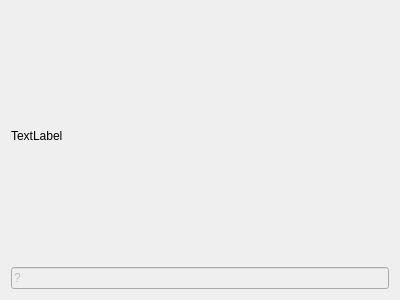
<?xml version="1.0" encoding="UTF-8"?>
<ui version="4.0">
 <class>ParameterUnknownWidget</class>
 <widget class="QWidget" name="ParameterUnknownWidget">
  <property name="geometry">
   <rect>
    <x>0</x>
    <y>0</y>
    <width>400</width>
    <height>300</height>
   </rect>
  </property>
  <property name="windowTitle">
   <string>Form</string>
  </property>
  <layout class="QVBoxLayout" name="verticalLayout">
   <item>
    <widget class="QLabel" name="lblName">
     <property name="text">
      <string>TextLabel</string>
     </property>
    </widget>
   </item>
   <item>
    <widget class="QLineEdit" name="lineEdit">
     <property name="enabled">
      <bool>false</bool>
     </property>
     <property name="text">
      <string>?</string>
     </property>
     <property name="readOnly">
      <bool>true</bool>
     </property>
    </widget>
   </item>
  </layout>
 </widget>
 <resources/>
 <connections/>
</ui>
